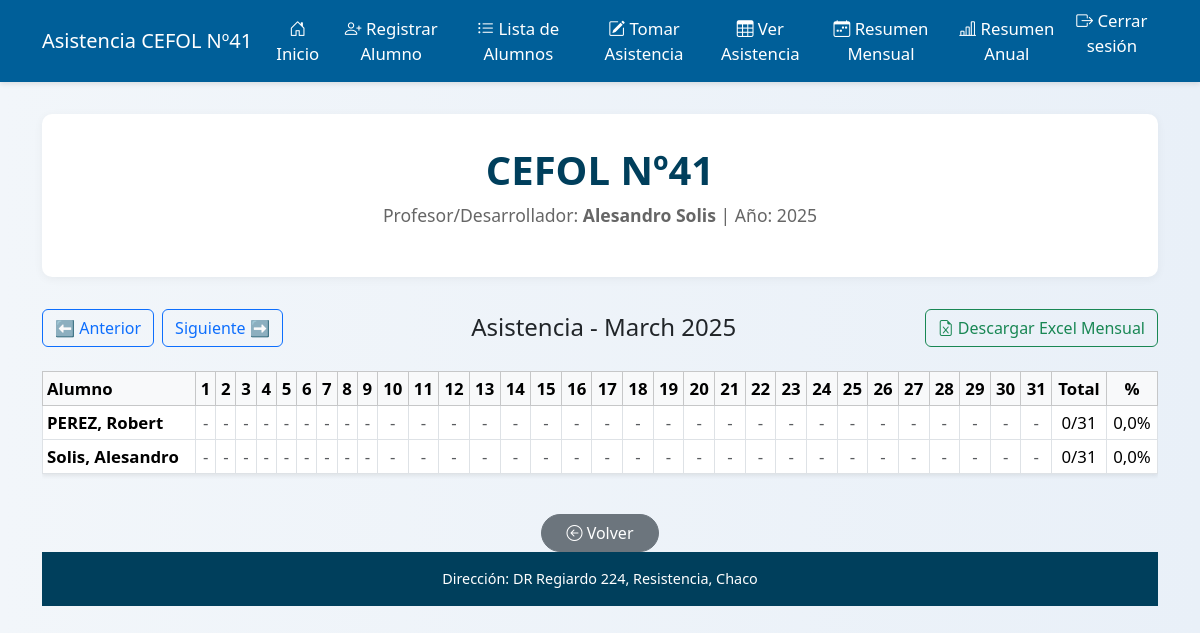
The page /asistencia/mes/3/2025/ (signed in) on the database as committed earlier.
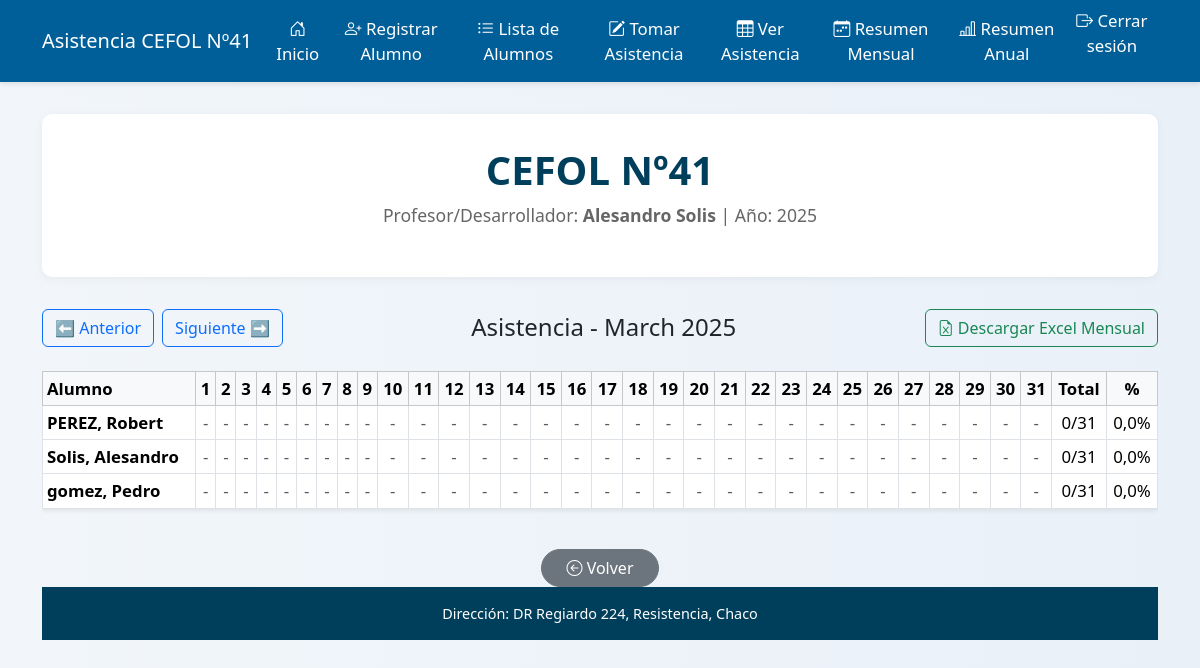
The same page on the database as committed later.
### control/models.py (models this page shows)
class Alumno(models.Model):
    usuario = models.ForeignKey(User, on_delete=models.CASCADE)  # 🔐 Nuevo campo
    nombre = models.CharField(max_length=100)
    apellido = models.CharField(max_length=100)
    def __str__(self):
        return f"{self.apellido}, {self.nombre}"

### control/views.py (the view)
# urls.py: path('asistencia/mes/<int:mes>/<int:anio>/', views.asistencia_por_mes, name='asistencia_por_mes'),
@login_required
def asistencia_por_mes(request, mes=None, anio=None):
    if not anio:
        anio = date.today().year
    if not mes:
        mes = date.today().month
    alumnos = Alumno.objects.filter(usuario=request.user)
    dias_del_mes = calendar.monthrange(anio, mes)[1]
    fechas_mes = [date(anio, mes, d) for d in range(1, dias_del_mes + 1)]
    datos_asistencia = []
    for alumno in alumnos:
        asistencias = Asistencia.objects.filter(alumno=alumno, fecha__month=mes, fecha__year=anio)
        asistencia_dict = {a.fecha: a.presente for a in asistencias}
        presentes = sum(1 for dia in fechas_mes if asistencia_dict.get(dia, False))
        porcentaje = round((presentes / len(fechas_mes)) * 100, 2)
        datos_asistencia.append({
            'alumno': alumno,
            'asistencias': asistencia_dict,
            'presentes': presentes,
            'total_dias': len(fechas_mes),
            'porcentaje': porcentaje,
        })
    mes_anterior = mes - 1 if mes > 1 else 12
    mes_siguiente = mes + 1 if mes < 12 else 1
    context = {
        'datos_asistencia': datos_asistencia,
        'fechas_mes': fechas_mes,
        'nombre_mes': calendar.month_name[mes],
        'anio': anio,
        'mes_anterior': mes_anterior,
        'mes_siguiente': mes_siguiente,
        'mes': mes,
    }
    return render(request, 'control/asistencia_por_mes.html', context)

### control/templates/control/asistencia_por_mes.html
{% extends 'control/base.html' %}
{% load custom_tags %}
{% block content %}
<div class="d-flex flex-wrap justify-content-between align-items-center mb-4">
    <div class="d-flex gap-2">
        <a class="btn btn-outline-primary" href="{% url 'asistencia_por_mes' mes=mes_anterior anio=anio %}">
            ⬅ Anterior
        </a>
        <a class="btn btn-outline-primary" href="{% url 'asistencia_por_mes' mes=mes_siguiente anio=anio %}">
            Siguiente ➡
        </a>
    </div>
    <h4 class="mb-0 text-center flex-grow-1">Asistencia - {{ nombre_mes }} {{ anio }}</h4>
    <div class="d-flex justify-content-end">
        <a href="{% url 'descargar_asistencia_mensual' mes anio %}" class="btn btn-outline-success">
            <i class="bi bi-file-earmark-excel"></i> Descargar Excel Mensual
        </a>
    </div>
</div>
<div class="table-responsive">
    <table class="table table-bordered table-sm align-middle text-center shadow-sm">
        <thead class="table-light">
            <tr>
                <th class="text-start">Alumno</th>
                {% for fecha in fechas_mes %}
                    <th>{{ fecha.day }}</th>
                {% endfor %}
                <th>Total</th>
                <th>%</th>
            </tr>
        </thead>
        <tbody>
            {% for dato in datos_asistencia %}
            <tr>
                <td class="text-start fw-semibold">{{ dato.alumno }}</td>
                {% for fecha in fechas_mes %}
                    {% if fecha in dato.asistencias %}
                        {% if dato.asistencias|get_item:fecha %}
                            <td class="text-success fw-bold">P</td>
                        {% else %}
                            <td class="text-danger fw-bold">A</td>
                        {% endif %}
                    {% else %}
                        <td class="text-muted">-</td>
                    {% endif %}
                {% endfor %}
                <td>{{ dato.presentes }}/{{ dato.total_dias }}</td>
                <td>{{ dato.porcentaje }}%</td>
            </tr>
            {% endfor %}
        </tbody>
    </table>
</div>
<div class="mt-4 text-center">
    <a href="{% url 'ver_asistencia' %}" class="btn btn-secondary rounded-pill px-4">
        <i class="bi bi-arrow-left-circle"></i> Volver
    </a>
</div>
{% endblock %}

Rows that differ between the two databases and show on the page:
added Alumno: alumno "gomez, Pedro", presentes "0", total_dias "31", porcentaje "0,0"
